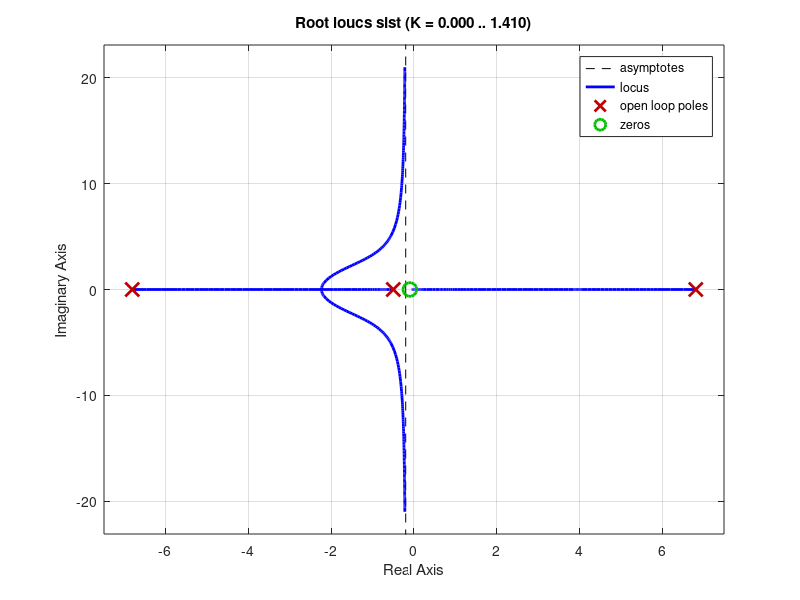

Reproduce this figure in MATLAB.
% Lead-Lag Controller Parameters
K = -10; % Adjusted gain
T1 = 0.1; % Lead time constant
T2 = 0.5; % Lag time constant
planta_num = -1;
planta_dem = [0.029 0 -1.3381];
sist_num = conv(planta_num * K, [1 T1]);
sist_dem = conv(planta_dem, [1 T2]);
sist = tf(sist_num, sist_dem);
rlocus(sist);